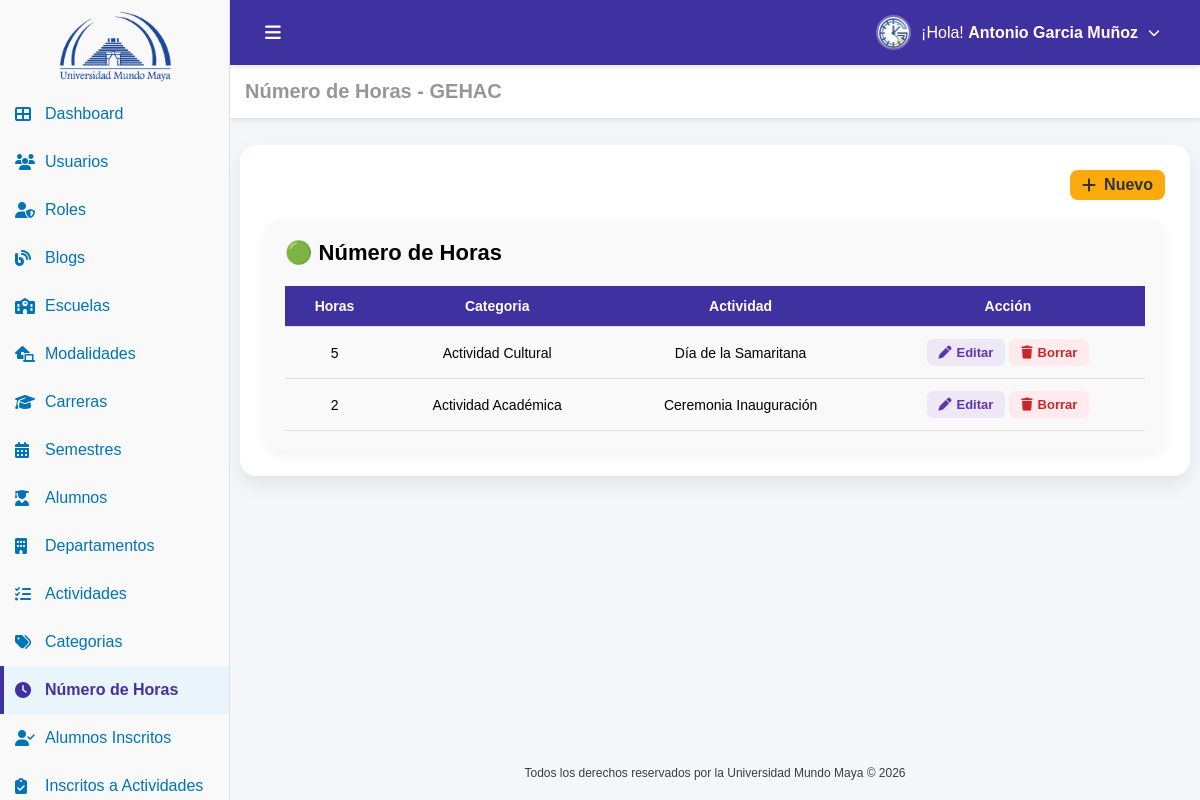
/horas.php (signed in), run on the app's committed database.
### tables this page shows
CREATE TABLE IF NOT EXISTS `usuario` (
  `id_usuario` int NOT NULL AUTO_INCREMENT,
  `nombre` varchar(100) NOT NULL,
  `nombre_s` varchar(100) DEFAULT NULL,
  `apellido_p` varchar(100) DEFAULT NULL,
  `apellido_m` varchar(100) DEFAULT NULL,
  `matricula` varchar(100) DEFAULT NULL,
  `estado` tinyint(1) NOT NULL DEFAULT '1',
  `correo` varchar(100) NOT NULL,
  `password` varchar(100) NOT NULL,
  `id_carrera` int DEFAULT NULL,
  `id_modalidad` int DEFAULT NULL,
  `id_rol` int DEFAULT NULL,
  `fecha_registro` datetime DEFAULT CURRENT_TIMESTAMP,
  PRIMARY KEY (`id_usuario`) USING BTREE,
  UNIQUE KEY `correo` (`correo`),
  KEY `fk_usuario_carrera` (`id_carrera`) USING BTREE,
  KEY `fk_usuario_modalidad` (`id_modalidad`) USING BTREE,
  KEY `fk_usuario_rol` (`id_rol`) USING BTREE,
  CONSTRAINT `fk_usuario_carrera` FOREIGN KEY (`id_carrera`) REFERENCES `carrera` (`id_carrera`),
  CONSTRAINT `fk_usuario_modalidad` FOREIGN KEY (`id_modalidad`) REFERENCES `modalidad` (`id_modalidad`),
  CONSTRAINT `fk_usuario_rol` FOREIGN KEY (`id_rol`) REFERENCES `rol` (`id_rol`)
);

CREATE TABLE IF NOT EXISTS `hora` (
  `id_hora` int NOT NULL AUTO_INCREMENT,
  `id_actividad` int NOT NULL,
  `id_categoria` int NOT NULL,
  `horas` bigint NOT NULL,
  `fecha_registro` datetime DEFAULT CURRENT_TIMESTAMP,
  PRIMARY KEY (`id_hora`),
  KEY `fk_hora_actividad` (`id_actividad`),
  KEY `fk_hora_categoria` (`id_categoria`),
  CONSTRAINT `fk_hora_actividad` FOREIGN KEY (`id_actividad`) REFERENCES `actividad` (`id_actividad`),
  CONSTRAINT `fk_hora_categoria` FOREIGN KEY (`id_categoria`) REFERENCES `categoria` (`id_categoria`)
);

CREATE TABLE IF NOT EXISTS `categoria` (
  `id_categoria` int NOT NULL AUTO_INCREMENT,
  `nombre` varchar(100) NOT NULL,
  `fecha_registro` datetime DEFAULT (now()),
  PRIMARY KEY (`id_categoria`)
);

CREATE TABLE IF NOT EXISTS `actividad` (
  `id_actividad` int NOT NULL AUTO_INCREMENT,
  `nombre` varchar(100) NOT NULL,
  `hora_inicio` time NOT NULL,
  `hora_fin` time NOT NULL,
  `fecha` date NOT NULL,
  `lugar` varchar(200) NOT NULL DEFAULT '',
  `ponente` varchar(200) NOT NULL DEFAULT '',
  `descripcion` text NOT NULL,
  `imagen` varchar(200) NOT NULL DEFAULT '',
  `id_departamento` int NOT NULL,
  `id_semestre` int NOT NULL,
  `fecha_registro` datetime DEFAULT CURRENT_TIMESTAMP,
  `cupo` int DEFAULT NULL,
  `estado` tinyint(1) DEFAULT '1',
  PRIMARY KEY (`id_actividad`),
  KEY `fk_actividad_departamento` (`id_departamento`),
  KEY `fk_actividad_semestre` (`id_semestre`),
  CONSTRAINT `fk_actividad_departamento` FOREIGN KEY (`id_departamento`) REFERENCES `departamento` (`id_departamento`),
  CONSTRAINT `fk_actividad_semestre` FOREIGN KEY (`id_semestre`) REFERENCES `semestre` (`id_semestre`)
);

### conf.php (called while the page is built, shortened)
<?php
function tiene_permiso($archivo_php, $accion = 'VER') {
    if (isset($_SESSION['permisos'][$archivo_php])) {
        return in_array($accion, $_SESSION['permisos'][$archivo_php]);
    }
    return false;
}

### auth.php (called while the page is built, shortened)
<?php
require_once('conf.php');
$id_usuario=$_SESSION['id_usuario'];
include('conexion.php');
$sql="
SELECT
u.nombre,
u.nombre_s,
u.apellido_p,
u.apellido_m,
u.correo,
u.id_rol,
u.id_carrera,
u.id_modalidad,
r.nombre AS rol
FROM usuario u
INNER JOIN rol r ON u.id_rol = r.id_rol
WHERE u.id_usuario=?
";
$stmt=$conn->prepare($sql);
$stmt->bind_param("i",$id_usuario);
$stmt->execute();
$result=$stmt->get_result();
if($result && $fila=$result->fetch_assoc()){
    $nombreCompleto=trim(
        $fila['nombre']." ".
        $fila['nombre_s']." ".
        $fila['apellido_p']." ".
        $fila['apellido_m']
    );
}else{
    $nombreCompleto="Usuario";
    $rol="Sin rol";
    $id_rol=0;
}
?>

### horas.php (the view, shortened to what this page needs)
<?php
include("auth.php");
include("conexion.php");
$sql = "SELECT a.id_hora, a.horas,
            c.nombre AS actividad,
            d.nombre AS categoria
        FROM hora a
        LEFT JOIN actividad c ON a.id_actividad = c.id_actividad
        LEFT JOIN categoria d ON a.id_categoria = d.id_categoria
        ORDER BY a.id_hora DESC";
$result = $conn->query($sql);
$horas = [];
if($result && $result->num_rows > 0) {
    while($fila = $result->fetch_assoc()) {
        $horas[] = $fila;
    }
}
?>
<!DOCTYPE html>
<html lang="es">
<head>
    <link rel="stylesheet" href="css/horas.css">
    <link href="https://cdn.jsdelivr.net/npm/remixicon@4.5.0/fonts/remixicon.css" rel="stylesheet"/>
    <link rel="stylesheet" href="https://cdnjs.cloudflare.com/ajax/libs/font-awesome/6.5.0/css/all.min.css">
</head>
<body>
    <div class="sidebar" id="sidebar">
        <a href="dashboard.php" class="logo-link">
            <div class="logo-container">
                <img src="img/uni_4.png" alt="Logo UMMA" class="logo">
            </div>
        </a>
        <ul>
            <li>
                <a href="dashboard.php" >
                    <i class="fas fa-th-large" ></i>
                    <span> Dashboard</span>
                </a>
            </li>
            <?php if (tiene_permiso('usuarios.php', 'VER')): ?>
            <li>
                <a href="usuarios.php" >
                    <i class="fas fa-users" ></i>
                    <span>Usuarios</span>
                </a>
            </li>
            <?php endif; ?>
            <?php if (tiene_permiso('roles.php', 'VER')): ?>
            <li>
                <a href="roles.php">
                    <i class="fas fa-user-shield" ></i>
                    <span>Roles</span>
                </a>
            </li>
            <?php endif; ?>
            <?php if (tiene_permiso('blogs.php', 'VER')): ?>
            <li>
                <a href="blogs.php"  >
                    <i class="fas fa-blog" ></i>
                    <span>Blogs</span>
                </a>
            </li>
            <?php endif; ?>
            <?php if (tiene_permiso('escuelas.php', 'VER')): ?>
            <li>
                <a href="escuelas.php" >
                    <i class="fas fa-school"></i>
                    <span>Escuelas</span>
                </a>
            </li>
            <?php endif; ?>
            <?php if (tiene_permiso('modalidades.php', 'VER')): ?>
            <li>
                <a href="modalidades.php" >
                    <i class="fas fa-laptop-house"  ></i>
                    <span>Modalidades</span>
                </a>
            </li>
            <?php endif; ?>
            <?php if (tiene_permiso('carreras.php', 'VER')): ?>
            <li>
                <a href="carreras.php" >
                    <i class="fas fa-graduation-cap" ></i>
                    <span>Carreras</span>
                </a>
            </li>
            <?php endif; ?>
            <?php if (tiene_permiso('semestres.php', 'VER')): ?>
            <li>
                <a href="semestres.php" >
                    <i class="fas fa-calendar-alt" ></i>
                    <span>Semestres</span>
                </a>
            </li>
            <?php endif; ?>
            <?php if (tiene_permiso('alumnos.php', 'VER')): ?>
            <li>
                <a href="alumnos.php" >
                    <i class="fas fa-user-graduate" ></i>
                    <span>Alumnos</span>
                </a>
            </li>
            <?php endif; ?>
            <?php if (tiene_permiso('departamentos.php', 'VER')): ?>
            <li>
                <a href="departamentos.php" >
                    <i class="fas fa-building" ></i>
                    <span>Departamentos</span>
                </a>
            </li>
            <?php endif; ?>
            <?php if (tiene_permiso('actividades.php', 'VER')): ?>
            <li>
                <a href="actividades.php">
                    <i class="fas fa-tasks" ></i>
                    <span>Actividades</span>
                </a>
            </li>
            <?php endif; ?>
            <?php if (tiene_permiso('categorias.php', 'VER')): ?>
            <li>
                <a href="categorias.php"  >
                    <i class="fas fa-tags" ></i>
                    <span>Categorias</span>
                </a>
            </li>
            <?php endif; ?>
            <?php if (tiene_permiso('horas.php', 'VER')): ?>
            <li>
                <a href="horas.php" class="active">
                    <i class="fas fa-clock" style="color:#4031a1"></i>
                    <span>Número de Horas</span>
                </a>
            </li>
            <?php endif; ?>
            <?php if (tiene_permiso('alumnos_inscritos.php', 'VER')): ?>
            <li>
                <a href="alumnos_inscritos.php">
                    <i class="fas fa-user-check"></i>
                    <span>Alumnos Inscritos</span>
                </a>
            </li>
            <?php endif; ?>
            <?php if (tiene_permiso('inscritos_actividades.php', 'VER')): ?>
            <li>
                <a href="inscritos_actividades.php">
                    <i class="fas fa-clipboard-check"></i>
                    <span>Inscritos a Actividades</span>
                </a>
            </li>
            <?php endif; ?>
        </ul>
    </div>
    <main class="contenido">
        <header class="top-header">
            <div class="header-left">
                <button id="toggle-btn">
                    <i class="fas fa-bars"></i>
                </button>
            </div>
            <div class="header-right">
                <ul>
                    <li class="submenu">
                        <a href="#" class="submenu-toggle">
                            <img src="img/gehac.png" alt="Usuario" class="menu-avatar">
                            <span>¡Hola! <strong> <?php echo $nombreCompleto; ?></strong></span>
                            <i class="fas fa-chevron-down submenu-arrow"></i>
                        </a>
                    </li>
                </ul>
            </div>
        </header>
        <section class="dashboard-section">
            <div class="header-title">
                <h3>Número de Horas - GEHAC</h3>
            </div>
        </section>
        <section class="content-wrapper">
            <div class="card">
                <div class="products-header">
                    <?php if (tiene_permiso('horas.php', 'CREAR')): ?>
                        <a href="horas_crear.php" class="btn btn-primary">
                            <i class="fas fa-plus"></i>
                            <span>Nuevo</span>
                        </a>
                    <?php endif; ?>
                </div>
                <div class="estado-section">
                        <h2 class="estado-title title-proceso">
                            🟢 Número de Horas
                        </h2>
                        <table id="tablaHoras" class="estado-table">
                            <thead>
                                <tr>
                                    <th>Horas</th>
                                    <th>Categoria</th>
                                    <th>Actividad</th>
                                    <th>Acción</th>
                                </tr>
                            </thead>
                            <tbody>
                                <?php if(!empty($horas)): ?>
                                    <?php foreach($horas as $row): ?>
                                        <tr>
                                            <td>
                                                <?= htmlspecialchars($row['horas']) ?>
                                            </td>
                                            <td>
                                                <?= htmlspecialchars($row['categoria']) ?>
                                            </td>
                                            <td>
                                                <?= htmlspecialchars($row['actividad']) ?>
                                            </td>
                                            <td>
                                                <?php $id=(int)$row['id_hora']; ?>
                                                    <?php if (tiene_permiso('horas.php', 'EDITAR')): ?>
                                                        <a href="horas_editar.php?id=<?= $id ?>" class="btn-edit">
                                                            <i class="fas fa-pen"></i>
                                                            <span>Editar</span>
                                                        </a>
                                                    <?php endif; ?>
                                                    <?php if (tiene_permiso('horas.php', 'BORRAR')): ?>
                                                        <a href="horas_borrar.php?id=<?= $id ?>"
                                                        class="btn-delete"
                                                        onclick="return confirm('¿Eliminar <?= htmlspecialchars($row['horas']) ?> de <?= htmlspecialchars($row['actividad']) ?>?')">
                                                            <i class="fas fa-trash"></i>
                                                            <span>Borrar</span>
                                                        </a>
                                                    <?php endif; ?>
                                            </td>
                                        </tr>
                                    <?php endforeach; ?>
                                <?php endif; ?>
                            </tbody>
                        </table>
                    </div>
            </div>
        </section>
        <footer class="footer">
            <p class="copy">Todos los derechos reservados por la Universidad Mundo Maya © 2026</p>
        </footer>
    </main>
</body>
</html>

### data on the page
usuario: nombreCompleto "Antonio Garcia Muñoz"
hora: horas "5", id_categoria.nombre "Actividad Cultural", id_actividad.nombre "Día de la Samaritana"
hora: horas "2", id_categoria.nombre "Actividad Académica", id_actividad.nombre "Ceremonia Inauguración"
